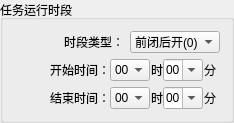
       <widget class="QGroupBox" name="groupBox_Extended_object_2">
        <property name="geometry">
         <rect>
          <x>0</x>
          <y>350</y>
          <width>228</width>
          <height>110</height>
         </rect>
        </property>
        <property name="maximumSize">
         <size>
          <width>16777215</width>
          <height>16777215</height>
         </size>
        </property>
        <property name="title">
         <string>任务运行时段</string>
        </property>
        <layout class="QVBoxLayout" name="verticalLayout_6">
         <item>
          <layout class="QHBoxLayout" name="horizontalLayout_157">
           <item>
            <widget class="QLabel" name="label_assetNumber_2">
             <property name="sizePolicy">
              <sizepolicy hsizetype="Fixed" vsizetype="Preferred">
               <horstretch>0</horstretch>
               <verstretch>0</verstretch>
              </sizepolicy>
             </property>
             <property name="minimumSize">
              <size>
               <width>110</width>
               <height>0</height>
              </size>
             </property>
             <property name="maximumSize">
              <size>
               <width>110</width>
               <height>16777215</height>
              </size>
             </property>
             <property name="text">
              <string>时段类型：</string>
             </property>
             <property name="alignment">
              <set>Qt::AlignRight|Qt::AlignTrailing|Qt::AlignVCenter</set>
             </property>
            </widget>
           </item>
           <item>
            <widget class="QComboBox" name="comboBox_4">
             <property name="minimumSize">
              <size>
               <width>90</width>
               <height>0</height>
              </size>
             </property>
             <item>
              <property name="text">
               <string>前闭后开(0)</string>
              </property>
             </item>
             <item>
              <property name="text">
               <string>前开后闭(1)</string>
              </property>
             </item>
             <item>
              <property name="text">
               <string>前闭后闭(2)</string>
              </property>
             </item>
             <item>
              <property name="text">
               <string>前开后开(3)</string>
              </property>
             </item>
            </widget>
           </item>
          </layout>
         </item>
         <item>
          <layout class="QHBoxLayout" name="horizontalLayout_38">
           <property name="spacing">
            <number>0</number>
           </property>
           <item>
            <widget class="QLabel" name="label_collAddr_8">
             <property name="sizePolicy">
              <sizepolicy hsizetype="Fixed" vsizetype="Preferred">
               <horstretch>0</horstretch>
               <verstretch>0</verstretch>
              </sizepolicy>
             </property>
             <property name="minimumSize">
              <size>
               <width>96</width>
               <height>0</height>
              </size>
             </property>
             <property name="maximumSize">
              <size>
               <width>90</width>
               <height>16777215</height>
              </size>
             </property>
             <property name="text">
              <string>开始时间：</string>
             </property>
             <property name="alignment">
              <set>Qt::AlignRight|Qt::AlignTrailing|Qt::AlignVCenter</set>
             </property>
            </widget>
           </item>
           <item>
            <widget class="QComboBox" name="comboBox_16">
             <property name="minimumSize">
              <size>
               <width>40</width>
               <height>0</height>
              </size>
             </property>
             <property name="maximumSize">
              <size>
               <width>40</width>
               <height>16777215</height>
              </size>
             </property>
             <item>
              <property name="text">
               <string>00</string>
              </property>
             </item>
             <item>
              <property name="text">
               <string>01</string>
              </property>
             </item>
             <item>
              <property name="text">
               <string>02</string>
              </property>
             </item>
             <item>
              <property name="text">
               <string>03</string>
              </property>
             </item>
             <item>
              <property name="text">
               <string>04</string>
              </property>
             </item>
             <item>
              <property name="text">
               <string>05</string>
              </property>
             </item>
             <item>
              <property name="text">
               <string>06</string>
              </property>
             </item>
             <item>
              <property name="text">
               <string>07</string>
              </property>
             </item>
             <item>
              <property name="text">
               <string>08</string>
              </property>
             </item>
             <item>
              <property name="text">
               <string>09</string>
              </property>
             </item>
             <item>
              <property name="text">
               <string>10</string>
              </property>
             </item>
             <item>
              <property name="text">
               <string>11</string>
              </property>
             </item>
             <item>
              <property name="text">
               <string>12</string>
              </property>
             </item>
             <item>
              <property name="text">
               <string>13</string>
              </property>
             </item>
             <item>
              <property name="text">
               <string>14</string>
              </property>
             </item>
             <item>
              <property name="text">
               <string>15</string>
              </property>
             </item>
             <item>
              <property name="text">
               <string>16</string>
              </property>
             </item>
             <item>
              <property name="text">
               <string>17</string>
              </property>
             </item>
             <item>
              <property name="text">
               <string>18</string>
              </property>
             </item>
             <item>
              <property name="text">
               <string>19</string>
              </property>
             </item>
             <item>
              <property name="text">
               <string>20</string>
              </property>
             </item>
             <item>
              <property name="text">
               <string>21</string>
              </property>
             </item>
             <item>
              <property name="text">
               <string>22</string>
              </property>
             </item>
             <item>
              <property name="text">
               <string>23</string>
              </property>
             </item>
            </widget>
           </item>
           <item>
            <widget class="QLabel" name="label_PT_9">
             <property name="sizePolicy">
              <sizepolicy hsizetype="Fixed" vsizetype="Preferred">
               <horstretch>0</horstretch>
               <verstretch>0</verstretch>
              </sizepolicy>
             </property>
             <property name="minimumSize">
              <size>
               <width>13</width>
               <height>0</height>
              </size>
             </property>
             <property name="maximumSize">
              <size>
               <width>13</width>
               <height>16777215</height>
              </size>
             </property>
             <property name="text">
              <string>时</string>
             </property>
             <property name="alignment">
              <set>Qt::AlignRight|Qt::AlignTrailing|Qt::AlignVCenter</set>
             </property>
            </widget>
           </item>
           <item>
            <widget class="QComboBox" name="comboBox_17">
             <property name="minimumSize">
              <size>
               <width>40</width>
               <height>0</height>
              </size>
             </property>
             <property name="maximumSize">
              <size>
               <width>40</width>
               <height>16777215</height>
              </size>
             </property>
             <property name="editable">
              <bool>true</bool>
             </property>
             <item>
              <property name="text">
               <string>00</string>
              </property>
             </item>
             <item>
              <property name="text">
               <string>05</string>
              </property>
             </item>
             <item>
              <property name="text">
               <string>10</string>
              </property>
             </item>
             <item>
              <property name="text">
               <string>15</string>
              </property>
             </item>
             <item>
              <property name="text">
               <string>20</string>
              </property>
             </item>
             <item>
              <property name="text">
               <string>25</string>
              </property>
             </item>
             <item>
              <property name="text">
               <string>30</string>
              </property>
             </item>
             <item>
              <property name="text">
               <string>35</string>
              </property>
             </item>
             <item>
              <property name="text">
               <string>40</string>
              </property>
             </item>
             <item>
              <property name="text">
               <string>45</string>
              </property>
             </item>
             <item>
              <property name="text">
               <string>50</string>
              </property>
             </item>
             <item>
              <property name="text">
               <string>55</string>
              </property>
             </item>
            </widget>
           </item>
           <item>
            <widget class="QLabel" name="label_PT_10">
             <property name="sizePolicy">
              <sizepolicy hsizetype="Fixed" vsizetype="Preferred">
               <horstretch>0</horstretch>
               <verstretch>0</verstretch>
              </sizepolicy>
             </property>
             <property name="minimumSize">
              <size>
               <width>13</width>
               <height>0</height>
              </size>
             </property>
             <property name="maximumSize">
              <size>
               <width>13</width>
               <height>16777215</height>
              </size>
             </property>
             <property name="text">
              <string>分</string>
             </property>
             <property name="alignment">
              <set>Qt::AlignRight|Qt::AlignTrailing|Qt::AlignVCenter</set>
             </property>
            </widget>
           </item>
          </layout>
         </item>
         <item>
          <layout class="QHBoxLayout" name="horizontalLayout_37">
           <property name="spacing">
            <number>0</number>
           </property>
           <item>
            <widget class="QLabel" name="label_collAddr_7">
             <property name="sizePolicy">
              <sizepolicy hsizetype="Fixed" vsizetype="Preferred">
               <horstretch>0</horstretch>
               <verstretch>0</verstretch>
              </sizepolicy>
             </property>
             <property name="minimumSize">
              <size>
               <width>96</width>
               <height>0</height>
              </size>
             </property>
             <property name="maximumSize">
              <size>
               <width>90</width>
               <height>16777215</height>
              </size>
             </property>
             <property name="text">
              <string>结束时间：</string>
             </property>
             <property name="alignment">
              <set>Qt::AlignRight|Qt::AlignTrailing|Qt::AlignVCenter</set>
             </property>
            </widget>
           </item>
           <item>
            <widget class="QComboBox" name="comboBox_14">
             <property name="minimumSize">
              <size>
               <width>40</width>
               <height>0</height>
              </size>
             </property>
             <property name="maximumSize">
              <size>
               <width>40</width>
               <height>16777215</height>
              </size>
             </property>
             <item>
              <property name="text">
               <string>00</string>
              </property>
             </item>
             <item>
              <property name="text">
               <string>01</string>
              </property>
             </item>
             <item>
              <property name="text">
               <string>02</string>
              </property>
             </item>
             <item>
              <property name="text">
               <string>03</string>
              </property>
             </item>
             <item>
              <property name="text">
               <string>04</string>
              </property>
             </item>
             <item>
              <property name="text">
               <string>05</string>
              </property>
             </item>
             <item>
              <property name="text">
               <string>06</string>
              </property>
             </item>
             <item>
              <property name="text">
               <string>07</string>
              </property>
             </item>
             <item>
              <property name="text">
               <string>08</string>
              </property>
             </item>
             <item>
              <property name="text">
               <string>09</string>
              </property>
             </item>
             <item>
              <property name="text">
               <string>10</string>
              </property>
             </item>
             <item>
              <property name="text">
               <string>11</string>
              </property>
             </item>
             <item>
              <property name="text">
               <string>12</string>
              </property>
             </item>
             <item>
              <property name="text">
               <string>13</string>
              </property>
             </item>
             <item>
              <property name="text">
               <string>14</string>
              </property>
             </item>
             <item>
              <property name="text">
               <string>15</string>
              </property>
             </item>
             <item>
              <property name="text">
               <string>16</string>
              </property>
             </item>
             <item>
              <property name="text">
               <string>17</string>
              </property>
             </item>
             <item>
              <property name="text">
               <string>18</string>
              </property>
             </item>
             <item>
              <property name="text">
               <string>19</string>
              </property>
             </item>
             <item>
              <property name="text">
               <string>20</string>
              </property>
             </item>
             <item>
              <property name="text">
               <string>21</string>
              </property>
             </item>
             <item>
              <property name="text">
               <string>22</string>
              </property>
             </item>
             <item>
              <property name="text">
               <string>23</string>
              </property>
             </item>
            </widget>
           </item>
           <item>
            <widget class="QLabel" name="label_PT_8">
             <property name="sizePolicy">
              <sizepolicy hsizetype="Fixed" vsizetype="Preferred">
               <horstretch>0</horstretch>
               <verstretch>0</verstretch>
              </sizepolicy>
             </property>
             <property name="minimumSize">
              <size>
               <width>13</width>
               <height>0</height>
              </size>
             </property>
             <property name="maximumSize">
              <size>
               <width>13</width>
               <height>16777215</height>
              </size>
             </property>
             <property name="text">
              <string>时</string>
             </property>
             <property name="alignment">
              <set>Qt::AlignRight|Qt::AlignTrailing|Qt::AlignVCenter</set>
             </property>
            </widget>
           </item>
           <item>
            <widget class="QComboBox" name="comboBox_15">
             <property name="minimumSize">
              <size>
               <width>40</width>
               <height>0</height>
              </size>
             </property>
             <property name="maximumSize">
              <size>
               <width>40</width>
               <height>16777215</height>
              </size>
             </property>
             <property name="editable">
              <bool>true</bool>
             </property>
             <item>
              <property name="text">
               <string>00</string>
              </property>
             </item>
             <item>
              <property name="text">
               <string>05</string>
              </property>
             </item>
             <item>
              <property name="text">
               <string>10</string>
              </property>
             </item>
             <item>
              <property name="text">
               <string>15</string>
              </property>
             </item>
             <item>
              <property name="text">
               <string>20</string>
              </property>
             </item>
             <item>
              <property name="text">
               <string>25</string>
              </property>
             </item>
             <item>
              <property name="text">
               <string>30</string>
              </property>
             </item>
             <item>
              <property name="text">
               <string>35</string>
              </property>
             </item>
             <item>
              <property name="text">
               <string>40</string>
              </property>
             </item>
             <item>
              <property name="text">
               <string>45</string>
              </property>
             </item>
             <item>
              <property name="text">
               <string>50</string>
              </property>
             </item>
             <item>
              <property name="text">
               <string>55</string>
              </property>
             </item>
            </widget>
           </item>
           <item>
            <widget class="QLabel" name="label_PT_7">
             <property name="sizePolicy">
              <sizepolicy hsizetype="Fixed" vsizetype="Preferred">
               <horstretch>0</horstretch>
               <verstretch>0</verstretch>
              </sizepolicy>
             </property>
             <property name="minimumSize">
              <size>
               <width>13</width>
               <height>0</height>
              </size>
             </property>
             <property name="maximumSize">
              <size>
               <width>13</width>
               <height>16777215</height>
              </size>
             </property>
             <property name="text">
              <string>分</string>
             </property>
             <property name="alignment">
              <set>Qt::AlignRight|Qt::AlignTrailing|Qt::AlignVCenter</set>
             </property>
            </widget>
           </item>
          </layout>
         </item>
        </layout>
       </widget>
